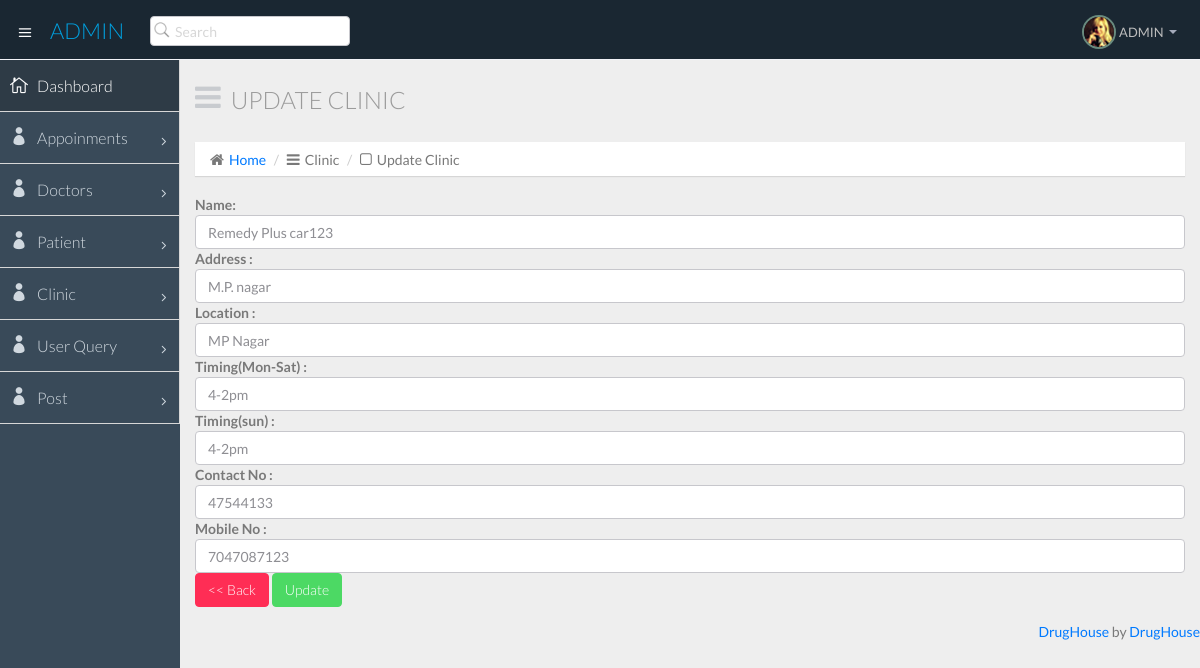
/admin/admin_allClinic_update.php?xcid=3, run on the app's committed database.
### tables this page shows
CREATE TABLE `clinics` (
  `clinic_id` int(100) NOT NULL,
  `d_id` int(100) NOT NULL,
  `name` varchar(200) NOT NULL,
  `address` varchar(200) NOT NULL,
  `location` varchar(150) DEFAULT NULL,
  `timing_ms` varchar(200) NOT NULL,
  `timing_sun` varchar(200) NOT NULL,
  `contact_no` varchar(200) NOT NULL,
  `mobile_no` varchar(200) NOT NULL
);

### admin/admin_allClinic_update.php (the view, shortened to what this page needs)
<?php
require('./comnpages/config.php');
?>
<!DOCTYPE html>
<html lang="en">
  <head>
    <link href="css/bootstrap.min.css" rel="stylesheet">
    <link href="css/bootstrap-theme.css" rel="stylesheet">
    <link href="css/elegant-icons-style.css" rel="stylesheet" />
    <link href="css/font-awesome.min.css" rel="stylesheet" />
    <link href="css/style.css" rel="stylesheet">
    <link href="css/style-responsive.css" rel="stylesheet" />
  </head>
  <body>
  <section id="container" class="">
      <?php require('./comnpages/header.php'); ?>
	   <?php require('./comnpages/side.php'); ?>
      <section id="main-content">
          <section class="wrapper">
		  <div class="row">
				<div class="col-lg-12">
					<h3 class="page-header"><i class="fa fa fa-bars"></i>Update Clinic</h3>
					<ol class="breadcrumb">
						<li><i class="fa fa-home"></i><a href="index.html">Home</a></li>
						<li><i class="fa fa-bars"></i>Clinic</li>
						<li><i class="fa fa-square-o"></i>Update Clinic</li>
					</ol>
				</div>
			</div>
              <?php
			$update_id=$_REQUEST['xcid'];
			$c_select = mysqli_query($conn,"SELECT * FROM clinics WHERE clinic_id='$update_id'");
			$data_row = mysqli_fetch_array($c_select);
				?>
	   <form  action="model/admin_model_allClinic_update.php" method="post" >
                 <b>Name:</b>
				  <input type="text" class="form-control" name="name" value="<?php echo $data_row['name']; ?>" hidden >
				<b>Address :</b>
				<input type="text" class="form-control" name="address" value="<?php echo $data_row['address']; ?>" hidden >
				<b>Location :</b>
				<input type="text" class="form-control" name="location" value="<?php echo $data_row['location']; ?>" hidden >
				<b>Timing(Mon-Sat) :</b>
				<input type="text" name="timing_ms" class="form-control" value="<?php echo $data_row['timing_ms']; ?>">
				<b>Timing(sun) :</b>
				<input type="text" name="timing_sun" class="form-control" value="<?php echo $data_row['timing_sun']; ?>">
				<b>Contact No :</b>
				<input type="text" name="contact_no" class="form-control" value="<?php echo $data_row['contact_no']; ?>">
                <b>Mobile No :</b>
				<input type="text" name="mobile_no" class="form-control" value="<?php echo $data_row['mobile_no']; ?>">
			    <div class="box-footer">
					 <a  href="admin_allClinic.php" class="btn btn-danger"> << Back</a>
                     <button type="submit" class="btn btn-success">Update</button>
                  </div>
			   </form>
          </section>
      </section>
		  <?php include("./comnpages/credit.php");?>
  </section>
  </body>
</html>

### data on the page
clinics: name "Remedy Plus car123", address "M.P. nagar", location "MP Nagar", timing_ms "4-2pm", timing_sun "4-2pm", contact_no "47544133", mobile_no "7047087123"
